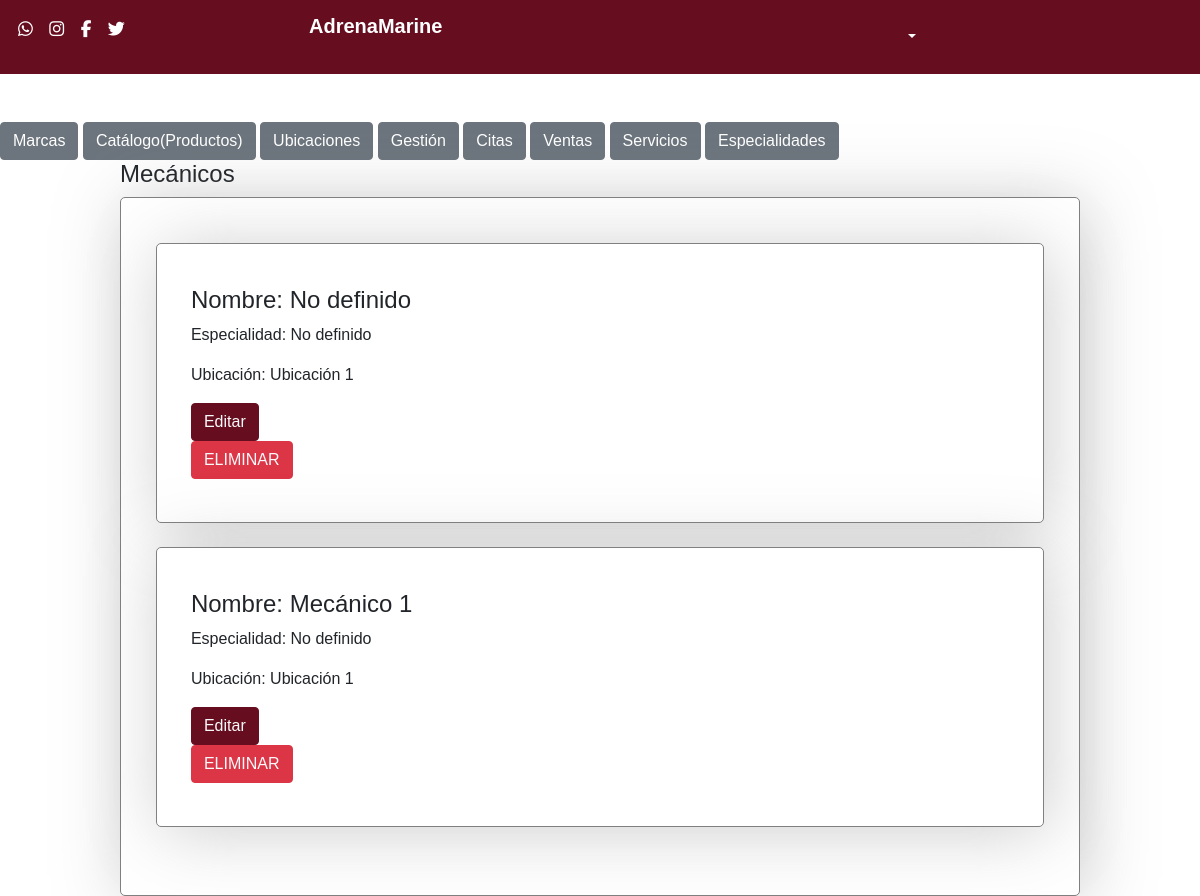
Page /main/admin/mech.php on the committed database.
### tables this page shows
CREATE TABLE `mech` (
  `id` int(11) NOT NULL,
  `name` text NOT NULL,
  `id_special` int(11) NOT NULL,
  `id_location` int(11) NOT NULL,
  `date` timestamp NOT NULL DEFAULT current_timestamp() ON UPDATE current_timestamp()
);

### php/class/mech.php (called while the page is built, shortened)
<?php
class mech{
    public function show() {
        $sql = "SELECT * FROM mech";
        return $sql;
    }
}
?>

### main/admin/mech.php (the view, shortened to what this page needs)
<?php
    include '../../php/class/mech.php';
?>
<!DOCTYPE html>
<html lang="es">
<head>
  <link href="https://cdn.jsdelivr.net/npm/bootstrap@5.0.0/dist/css/bootstrap.min.css" rel="stylesheet" >
    <link rel="stylesheet" href="../../styles/styless.css">
</head>
<body>
<header class="d-flex w-100">
    <div class="text-white w-25 icons">
        <a onclick=""><i class="fa-brands fa-whatsapp"></i></a>
        <a onclick=""><i class="fa-brands fa-instagram"></i></a>
        <a onclick=""><i class="fa-brands fa-facebook-f"></i></a>
        <a onclick=""><i class="fa-brands fa-twitter"></i></a>
    </div>
    <div class="w-50">
        <h1>AdrenaMarine</h1>
    </div>
        <div class="dropdown">
        <button class="btn btn-primary dropdown-toggle" type="button" id="dropdownMenuButton1" data-bs-toggle="dropdown" aria-expanded="false">
        </button>
        </div>
</header>
<main>
        <a href="./brand.php"><button class="btn btn-secondary">Marcas</button></a>
        <a href="./index.php"><button class="btn btn-secondary">Catálogo(Productos)</button></a>
        <a href="./locations.php"><button class="btn btn-secondary">Ubicaciones</button></a>
        <a href="./001.php"><button class="btn btn-secondary">Gestión</button></a>
        <a href="./meeting.php"><button class="btn btn-secondary">Citas</button></a>
        <a href="./sales.php"><button class="btn btn-secondary">Ventas</button></a>
        <a href="./service.php"><button class="btn btn-secondary">Servicios</button></a>
        <a href="./special.php"><button class="btn btn-secondary">Especialidades</button></a>
    <section class="Catalog">
    <h4>Mecánicos</h4>
    <div class="card text-start">
    <div class="card-body">
    <?php
        $mech = new mech(0,0,0,0);
        $sql = $mech->show();
        $query= mysqli_query($cone ,$sql);
        if (mysqli_num_rows ($query) > 0)  {
        while ($result = mysqli_fetch_assoc($query)){
    ?>
        <form action="./edit/mech.php" method="post">
        <div class="card text-start">
        <div class="card-body">
            <h4 class="card-title"><?php echo "Nombre: ".$result['name'] ?></h4>
            <p class="card-text"><?php
            $idS=$result['id_special'];
            $sql2 = "SELECT mech.id_special, special.id, special.special FROM mech INNER JOIN special WHERE mech.id_special=('$idS') AND special.id =('$idS');";
            $query2 = mysqli_query($cone ,$sql2 );
            $result2 = mysqli_fetch_assoc($query2);
            echo "Especialidad: ".$result2['special'] ?></p>
            <p class="card-text"><?php
            $idL=$result['id_location'];
            $sql3 = "SELECT mech.id_location, location.id, location.name FROM mech INNER JOIN location WHERE mech.id_location=('$idL') AND location.id =('$idL');";
            $query3 = mysqli_query($cone ,$sql3 );
            $result3 = mysqli_fetch_assoc($query3);
            echo "Ubicación: ".$result3['name'] ?></p>
            <input type="submit" button class="btn btn-primary text-light" value="Editar">
        </form>
        <form action="../../php/admin/delete/mech.php" method="post">
        <input type="submit" button class="btn btn-danger text-light" value="ELIMINAR">
        </form>
        </div>
    </div>
        <br>
    <?php
    }}
    ?>
    </section>
</main>
</body>
</html>

### styles/styless.css (style rules this page uses)
* { box-sizing: border-box; padding: 0; margin: 0; font-family:'Franklin Gothic Medium', 'Arial Narrow', Arial, sans-serif; }
header { background-color: #660D1F; padding: 1.5%; display: flex; margin-bottom: 6vh; }
a { color: white; }
h1 { margin: 0 !important; line-height: 0.8; }
.icons i { font-size: 17px; margin-right: 1vw; color: white; }
header h1 { color: white; font-size: 20px; font-weight: bold; }
.card { border: 1px solid grey; border-radius: 5px; box-shadow: 5px 5px 70px #80808063; padding: 3% 2%; }
.Catalog { width: 80vw; margin: 0 auto; }
header div h1 { text-align: left; }
.btn-primary { background: #660D1F; border-color: #660D1F; }

### rows in the picture
mech: name "No definido", special "No definido", name "Ubicación 1"
mech: name "Mecánico 1", special "No definido", name "Ubicación 1"
